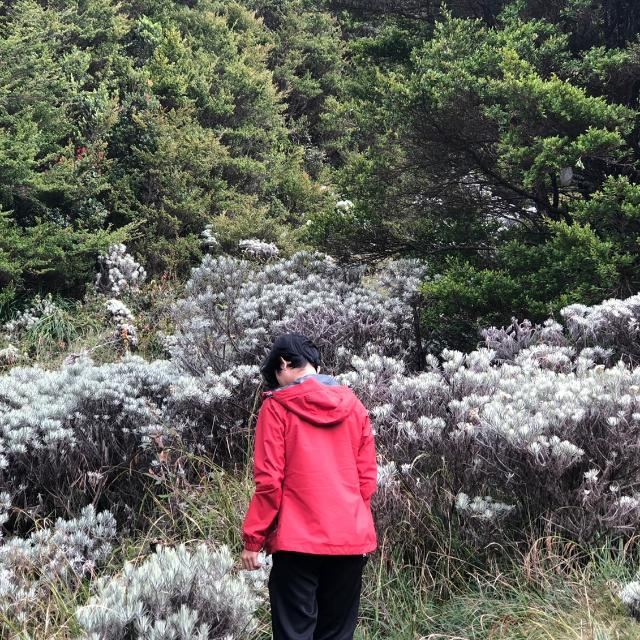
#> input picture PCD/Praktikum 8/rahmat.jpg, 640 x 640 px
$ jupyter execute TransformasiCitra.ipynb   (older library calls are emulated)
#> lines starting #> are read from the running program, lines starting #| are printed output that depends on the picture
[cell 1]
# Twirl

import matplotlib.pyplot as plt
import cv2 as cv
from skimage.transform import swirl

image = cv.imread("rahmat.jpg", cv.IMREAD_GRAYSCALE)
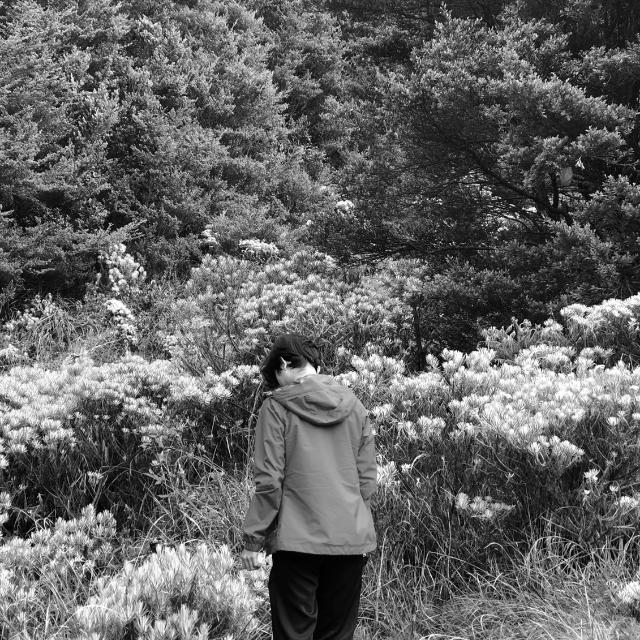
#> image: shape (640, 640); min 0, max 255, mean 98.9
swirled = swirl(image, rotation=0, strength=10,radius=500)
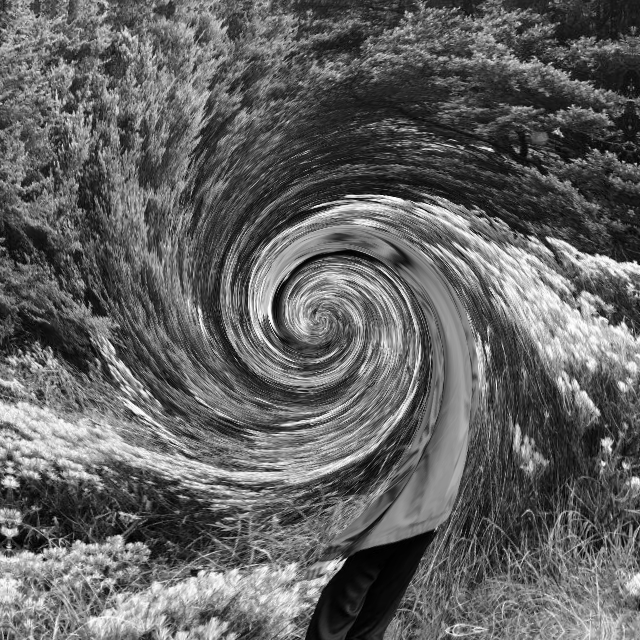
#> swirled: shape (640, 640) float64; min 0.000278, max 1, mean 0.389
fig, (ax0, ax1) = plt.subplots(nrows=1, ncols=2,figsize=(10,10),sharex=True,sharey=True)
ax0.imshow(image, cmap=plt.cm.gray)
ax0.axis('off')
ax1.imshow(swirled, cmap=plt.cm.gray)
ax1.axis('off')
plt.show()
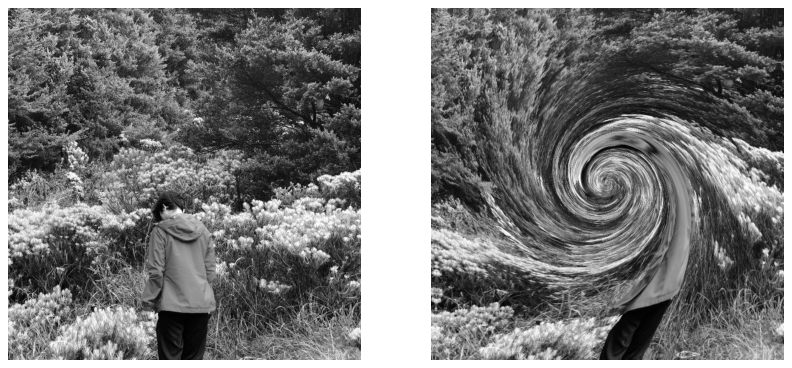
#> figure drawn by matplotlib, 2 panels

[cell 2]
# Translation

import cv2 as cv
import numpy as np
import matplotlib.pyplot as plt

image = cv.imread("rahmat.jpg")
#> image is the input picture: shape (640, 640, 3); mean B, G, R 91.2, 98.2, 103
h,w = image.shape[:2]
#> h = 640; w = 640
half_height, half_width = h//4, w//8
#> half_height = 160; half_width = 80
transition_matrix = np.float32([[1, 0,half_width],[0, 1, half_height]])
#> transition_matrix = [[1, 0, 80], [0, 1, 160]]
img_transition = cv.warpAffine(image,
transition_matrix, (w, h))
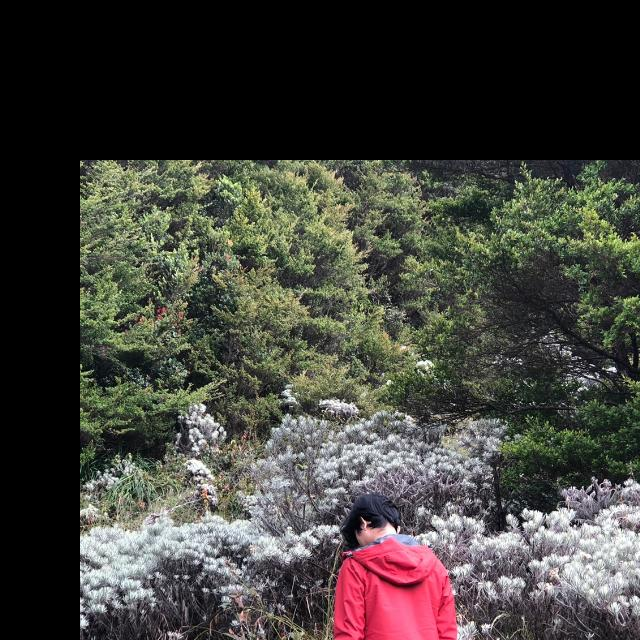
#> img_transition: shape (640, 640, 3); mean B, G, R 59.7, 65.4, 66.9
plt.imshow(cv.cvtColor(img_transition,cv.COLOR_BGR2RGB))
plt.title("Translation")
plt.show()

[cell 3]
# Rotation

import cv2 as cv
import numpy as np
import matplotlib.pyplot as plt

image = cv.imread("rahmat.jpg")
h, w = image.shape[:2]
rotation_matrix = cv.getRotationMatrix2D((w/2,h/2), -180, 0.5)
rotated_image = cv.warpAffine(image,rotation_matrix, (w, h))
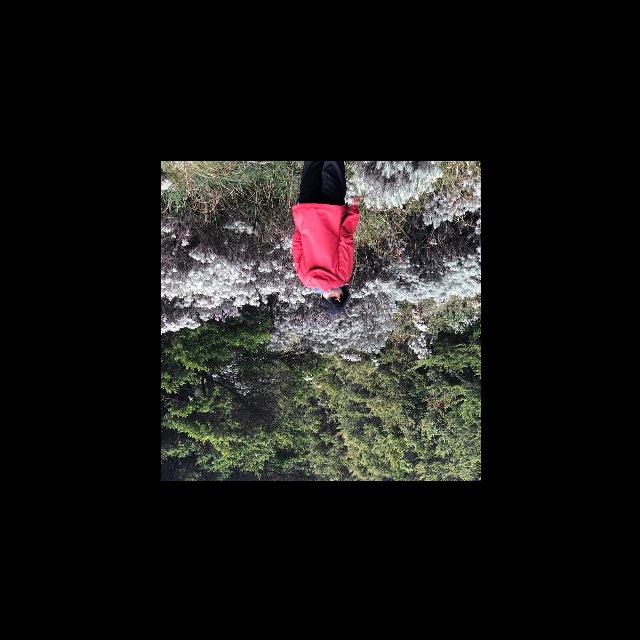
#> rotated_image: shape (640, 640, 3); mean B, G, R 22.8, 24.5, 25.8
plt.imshow(cv.cvtColor(rotated_image,cv.COLOR_BGR2RGB))
plt.title("Rotation")
plt.show()

[cell 4]
# Interpolasi

import mahotas as mh
import numpy as np
from pylab import imshow, show

regions = np.zeros((8,8), bool)
regions[:3,:3] =1
regions[6:,6:]= 1
labeled, nr_objects = mh.label(regions)
imshow(labeled, interpolation='nearest')
show()
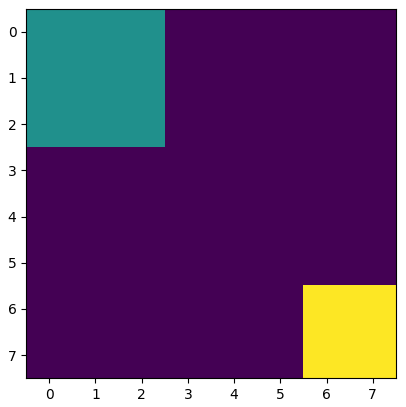
#> figure drawn by matplotlib, 1 panel

[cell 5]
# Skala interpolasi miring

import cv2 as cv
import numpy as np
import matplotlib.pyplot as plt

image = cv.imread("rahmat.jpg")
fig, ax = plt.subplots(1, 3, figsize=(16, 8))

# image size being 0.15 times of it's original size
image_scaled = cv.resize(image, None, fx=0.15, fy=0.15)
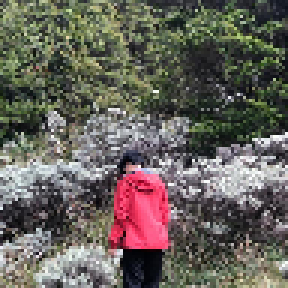
#> image_scaled: shape (96, 96, 3) (shown 3 times larger); mean B, G, R 91.1, 98.1, 102.9
ax[0].imshow(cv.cvtColor(image_scaled, cv.COLOR_BGR2RGB))
ax[0].set_title("Linear Interpolation Scale")

# image size being 2 times of it's original size
image_scaled_2 = cv.resize(image, None, fx=2, fy=2, interpolation=cv.INTER_CUBIC)
ax[1].imshow(cv.cvtColor(image_scaled_2, cv.COLOR_BGR2RGB))
ax[1].set_title("Cubic Interpolation Scale")

# image size being 0.15 times of it's original size
image_scaled_3 = cv.resize(image, (200, 400), interpolation=cv.INTER_AREA)
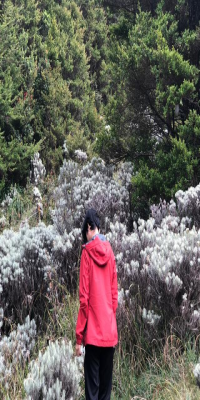
#> image_scaled_3: shape (400, 200, 3); mean B, G, R 91.2, 98.2, 103
ax[2].imshow(cv.cvtColor(image_scaled_3, cv.COLOR_BGR2RGB))
ax[2].set_title("Skewed Interpolation Scale")
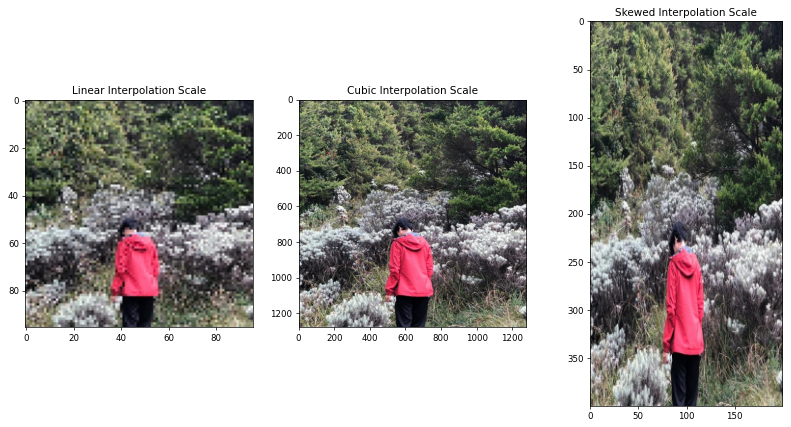
#> figure drawn by matplotlib, 3 panels
